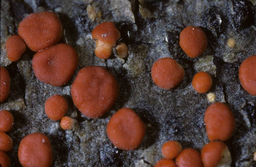
#> input picture fifth_practice/image.png, 256 x 167 px, shrunk from 800 x 522 before the run, found by its file name
$ python lb.py
#> lines starting #> are read from the running program, lines starting #| are printed output that depends on the picture
import cv2
import pandas as pd
import numpy as np
from openpyxl import Workbook
from openpyxl.styles import PatternFill
from openpyxl.formatting.rule import CellIsRule
import os

# ! Cambiar valores
RANGO = 30
# IMAGE_FILE = os.path.join('img','/home/xsvd/Main/Homework/LBVC/fifth_practice/image.png')


def encontrar_vecinos(imagen, fila, columna,etiquetas, etiqueta_actual, pixel_origen):
    vecinos = []

    stack = [(fila, columna)]

    while stack:
        fila, columna = stack.pop()
        for i in range(-1, 2):
            for j in range(-1, 2):
                if(i == 0 and j== 0):
                    continue

                vecino_fila = fila + i
                vecino_columna = columna + j

                if (0 <= vecino_fila < imagen.shape[0]) and (0 <= vecino_columna < imagen.shape[1]) and (i != 0 or j != 0):

                    pixel_vecino = imagen[vecino_fila, vecino_columna]
                    if abs(int(pixel_vecino - pixel_origen)) <= RANGO:
                        if (vecino_fila, vecino_columna) not in etiquetas:
                            etiquetas[(vecino_fila, vecino_columna)] = etiqueta_actual
                            stack.append((vecino_fila, vecino_columna))
                        elif etiquetas[(vecino_fila, vecino_columna)] != etiqueta_actual:
                            vecinos.append((vecino_fila, vecino_columna))
    return vecinos

def etiquetar_grupos(imagen):
    etiquetas = {}
    etiqueta_actual = 1

    for fila in range(imagen.shape[0]):
        for columna in  range(imagen.shape[1]):
            if (fila, columna) not in etiquetas:
                pixel_origen = int(imagen[fila,columna])
                vecinos = encontrar_vecinos(imagen, fila, columna, etiquetas, etiqueta_actual, pixel_origen)
                if vecinos:
                    etiquetas[(fila, columna)] = etiqueta_actual
                    for vecino in vecinos:
                        if vecino not in etiquetas:
                            etiquetas[vecino] = etiqueta_actual
                # else:
                #     etiquetas[(fila, columna)] = 0
                etiqueta_actual += 1
    return etiquetas


def convertir_a_excel(df):

    df = pd.DataFrame(array)
    wb = Workbook()

    # Seleccionar la primera hoja del libro de trabajo
    ws = wb.active

    for index, row in df.iterrows():

        ws.cell(row['Fila']+1, row['Columna']+1, row['Valor'])

    # ! Codigo para colorear celdas, no se pudo completar esta parte ;-;
    wb.save('./output/vecindarios.xlsx')


# Cargar imagen en escala de grises
imagen_gris = cv2.imread("/home/xsvd/Main/Homework/LBVC/fifth_practice/image.png", cv2.IMREAD_GRAYSCALE)
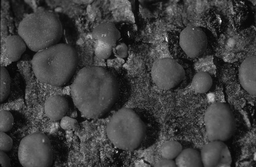
#> imagen_gris: shape (167, 256); min 5, max 238, mean 62.7
etiquetas = etiquetar_grupos(imagen_gris)
#> after the loop in etiquetar_grupos, `for fila in range(imagen.shape[0]):`: etiqueta_actual = 852; etiquetas = 42740 items
#> etiquetas = 42740 items
print("Número de grupos encontrados:", max(etiquetas.values()))
#| Número de grupos encontrados: 851

array = []
for coordenada, valor in etiquetas.items():
    fila, columna = coordenada
    # array[fila, columna] = valor
    array.append({'Fila': fila, 'Columna': columna, 'Valor': valor})
#> this loop made 42740 passes
#> (valor, fila, columna) on passes 1 to 3: (1, 1, 0), (1, 0, 0), (1, 2, 0)
#> after the loop, array = 42740 items

convertir_a_excel(array)
#> in convertir_a_excel, `df = pd.DataFrame(array)`: df = table of 42740 rows and 3 columns
